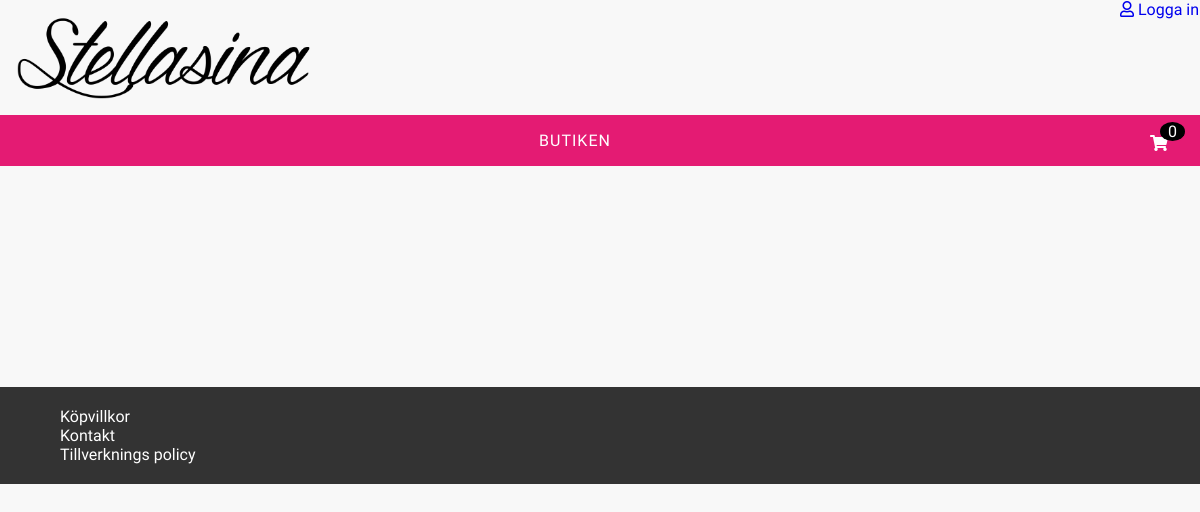
Before: /category/BH with the older database file.
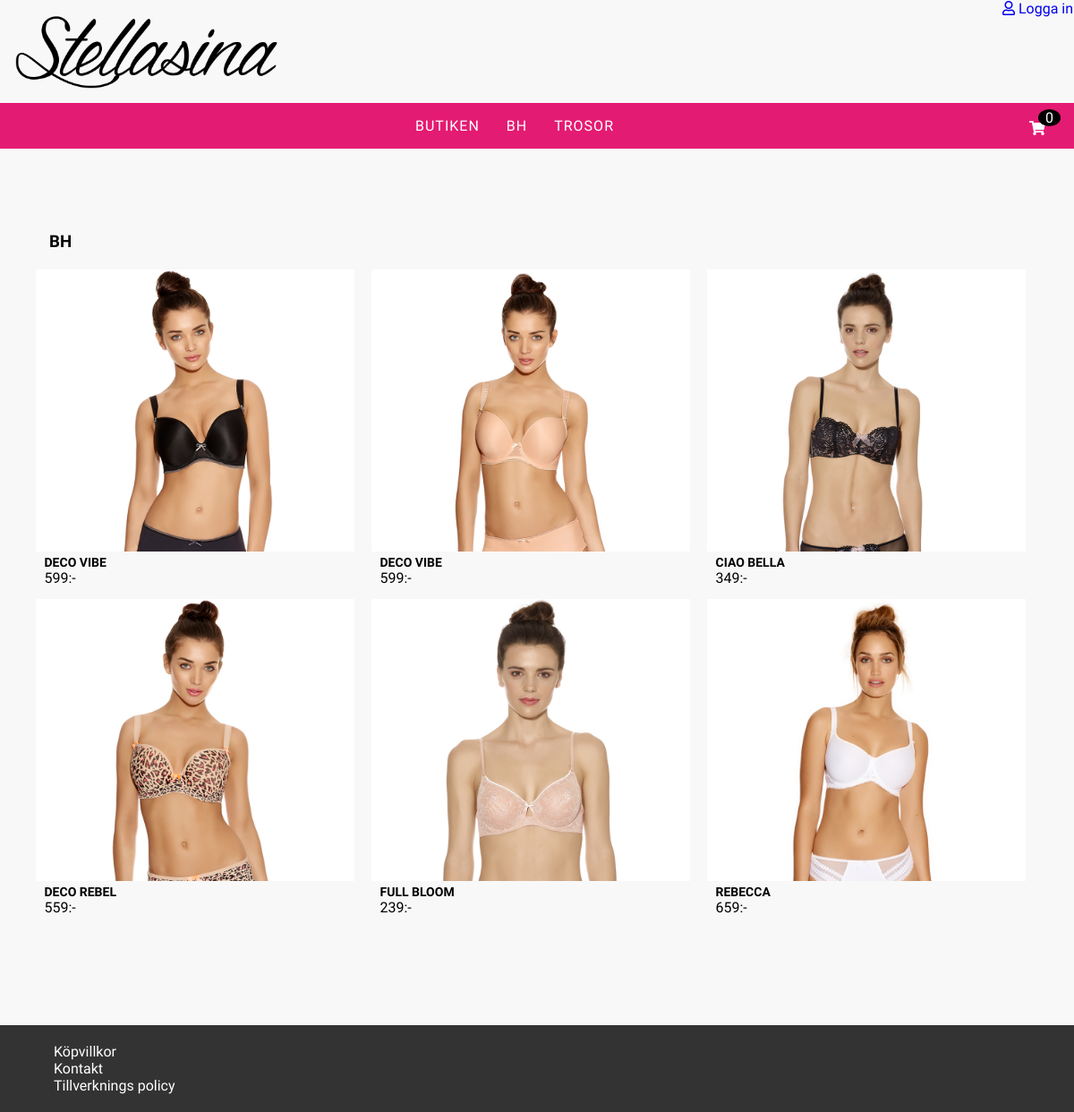
After: the same page with the newer database file.
### tables this page shows
CREATE TABLE categorys
(   CategoryId INT NOT NULL AUTO_INCREMENT PRIMARY KEY,  
    CategoryName VARCHAR(550) NOT NULL
);

CREATE TABLE Products
(
    ProductsId INT NOT NULL AUTO_INCREMENT PRIMARY KEY,  
    ProductName VARCHAR(50) NOT NULL,
    Description VARCHAR(500) NOT NULL,
    Price  INT NOT NULL,
    Color VARCHAR(50) NOT NULL,
    Img  VARCHAR(500) NOT NULL,
    CategoryId INT NOT NULL,

    constraint FK_catID foreign key(CategoryId) references categorys(CategoryId)
);

### resources/classes/product.php (called while the page is built, shortened)
<?php
class Product {
    public function get_productsBycategory() {
        $pdo = connect();
        $sql = "SELECT * FROM categorys as C
        JOIN products AS P ON P.CategoryId = C.CategoryId
        WHERE C.CategoryName = '" . $this->{"CategoryName"} . "'";
        $toGet = $pdo->prepare($sql);
        $toGet->execute();
        return $toGet;
    }
    public function get_category() {
        $pdo = connect();
        $sql = "SELECT * FROM categorys
        WHERE CategoryName = '" . $this->{"CategoryName"} . "'";
        $toGet = $pdo->prepare($sql);
        $toGet->execute();
        return $toGet;
    }
    public function get_categoryForHeader() {
        $pdo = connect();
        $sql = "SELECT * FROM categorys";
        $toGet = $pdo->prepare($sql);
        $toGet->execute();
        return $toGet;
    }
}
?>

### shop/category-page.php (the view)
<?php
$productCat = New Product;
$request = $_SERVER['REQUEST_URI'];
$url = $request;
$url = trim($url, "/");
$url = explode("/", $url);
$id = $url[2];
$urls = explode("?", $id);
$productCat->CategoryName = $urls[0];
$result = $productCat->get_productsBycategory();
$rows = $result->fetchAll(PDO::FETCH_ASSOC);
$try = $productCat->get_category();
$categorylabel = $try->fetch();
?>
<main id="product-content">
    <section class="product-container">
        <h3 class="category-title"><?php echo $categorylabel['CategoryName']; ?></h3>
        <?php foreach($rows as $row) { ?>
        <div class="product-card">
            <a href="http://localhost/Stellasina/shop/product-detail.php?product=<?php echo $row['ProductsId']; ?>">
            <img class="product-image" src="../<?php echo $row['Img'];?>" >
            <h2 class="title"><?php echo $row['ProductName']; ?></h2>
            <span class="price"><?php echo $row['Price'];?></span><span>:-</span>
            </a>
        </div>
        <?php } ?>
    </section>
</main>

### header.php (shortened to what this page needs)
<?php
$productCat = New Product;
$result = $productCat->get_categoryForHeader();
$category = $result->fetchAll();
?>
<!DOCTYPE html>
<html>
    <head>
        <link rel="stylesheet" href="https://use.fontawesome.com/releases/v5.11.2/css/all.css">
        <link rel="stylesheet" href="https://use.fontawesome.com/releases/v5.11.2/css/v4-shims.css">
        <link rel="stylesheet" type="text/css" href="http://localhost/Stellasina/css/style.css?d=<?php echo time(); ?>">
        <link rel="stylesheet" type="text/css" href="http://localhost/Stellasina/css/admin.css?d=<?php echo time(); ?>">
        <link rel="stylesheet" type="text/css" href="http://localhost/Stellasina/css/customer.css?d=<?php echo time(); ?>">
        <link rel="stylesheet" type="text/css" href="http://localhost/Stellasina/css/shop.css?d=<?php echo time(); ?>">
    </head>
<body>
    <header>
      <div class="header-logo">
        <a href="http://localhost/Stellasina/"><img src="http://localhost/Stellasina/img/logo.png"></a>
      </div>
      <?php if($_SESSION['authorized'] != true) { ?>
        <a href="http://localhost/Stellasina/login" class="login-logout"><i class="far fa-user"></i> Logga in</a>
      <?php } else if(isset ($_SESSION['authorized']) && $_SESSION['authorized'] === true) { ?>
        <a href="http://localhost/Stellasina/customerstart" class="my-account login-logout">Mitt konto</a>
        <a href="http://localhost/Stellasina/logout" class="login-logout"><i class="far fa-user"></i> Logga ut</a>
      <?php } ?>
      <nav class="main-nav">
        <div class="cart-button">
            <div class="qty-in-cart"></div>
            <i class="fas fa-shopping-cart"></i>
        </div>
        <ul>
            <li><a href="http://localhost/Stellasina/products">Butiken</a></li>
            <?php foreach($category as $row) { ?>
            <li><a href="http://localhost/Stellasina/category/<?php echo $row['CategoryName']; ?>"><?php echo $row['CategoryName'] ?></a></li>
            <?php } ?>
        </ul>
      </nav>
    </header>
    <?php   include_once 'headercart.php'; ?>

Changed rows visible on the page:
added categorys: CategoryName "BH"
added categorys: CategoryName "TROSOR"
added products: Img (picture), ProductName "DECO VIBE", Price "599"
added products: Img (picture), ProductName "DECO VIBE", Price "599"
added products: Img (picture), ProductName "CIAO BELLA", Price "349"
added products: Img (picture), ProductName "DECO REBEL", Price "559"
added products: Img (picture), ProductName "FULL BLOOM", Price "239"
added products: Img (picture), ProductName "REBECCA", Price "659"
